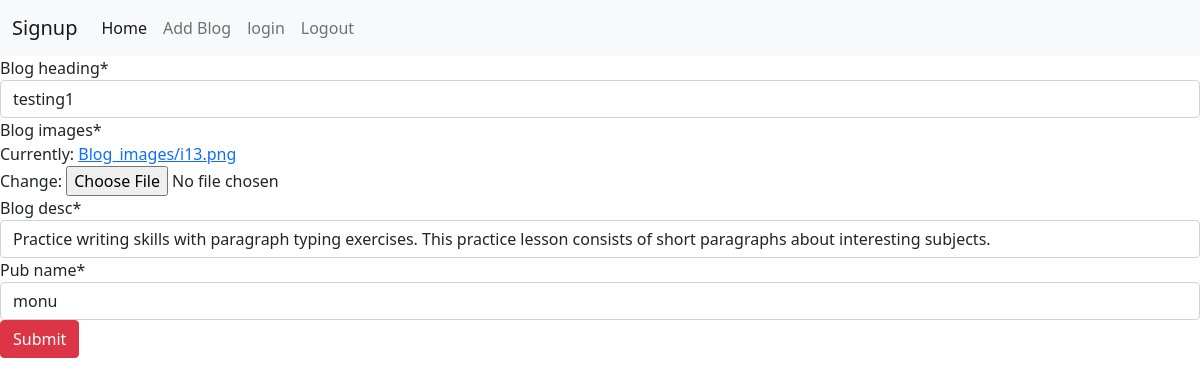
The page /update1 on the database its author committed.
### Blog_App/models.py (models this page shows, shortened)
class Blogging(models.Model):
    blog_heading=models.CharField(max_length=100)
    blog_images=models.ImageField(upload_to='Blog_images')
    blog_desc=models.CharField(max_length=1000)
    pub_date=models.DateTimeField(auto_now_add=True)
    pub_name=models.CharField(max_length=100)

### Blog_App/views.py (the view)
# urls.py: path("update<int:id>",views.update,name="update"),
def update(request,id):
    data=Blogging.objects.get(id=id)
    if request.method == 'GET':
        form = addblog(instance=data)
        return render (request,'addblog.html',{'form':form})
    else:
        form = addblog(request.POST,request.FILES,instance=data)
        if form.is_valid():
            form.save()
        return redirect('Home')

### Blog_App/forms.py
class addblog(forms.ModelForm):
    class Meta:
        model = Blogging
        fields = '__all__'

### Blog_App/templates/addblog.html (shortened to what this page needs)
{% extends 'boots.html' %}
{% load crispy_forms_tags %}
{% block content %}
<form action="" method="POST" enctype="multipart/form-data">
{{form.blog_heading | as_crispy_field}}
{{form.blog_images | as_crispy_field}}
{{form.blog_desc | as_crispy_field}}
{{form.pub_name | as_crispy_field}}
<button type="submit" class="btn btn-danger">Submit</button>
</form>
{% endblock content %}

### rows shown on the page
Blogging: blog_heading "testing1", blog_desc "Practice writing skills with paragraph typing exercises. This practice lesson consists of short paragraphs about interesting subjects.", pub_name "monu"
